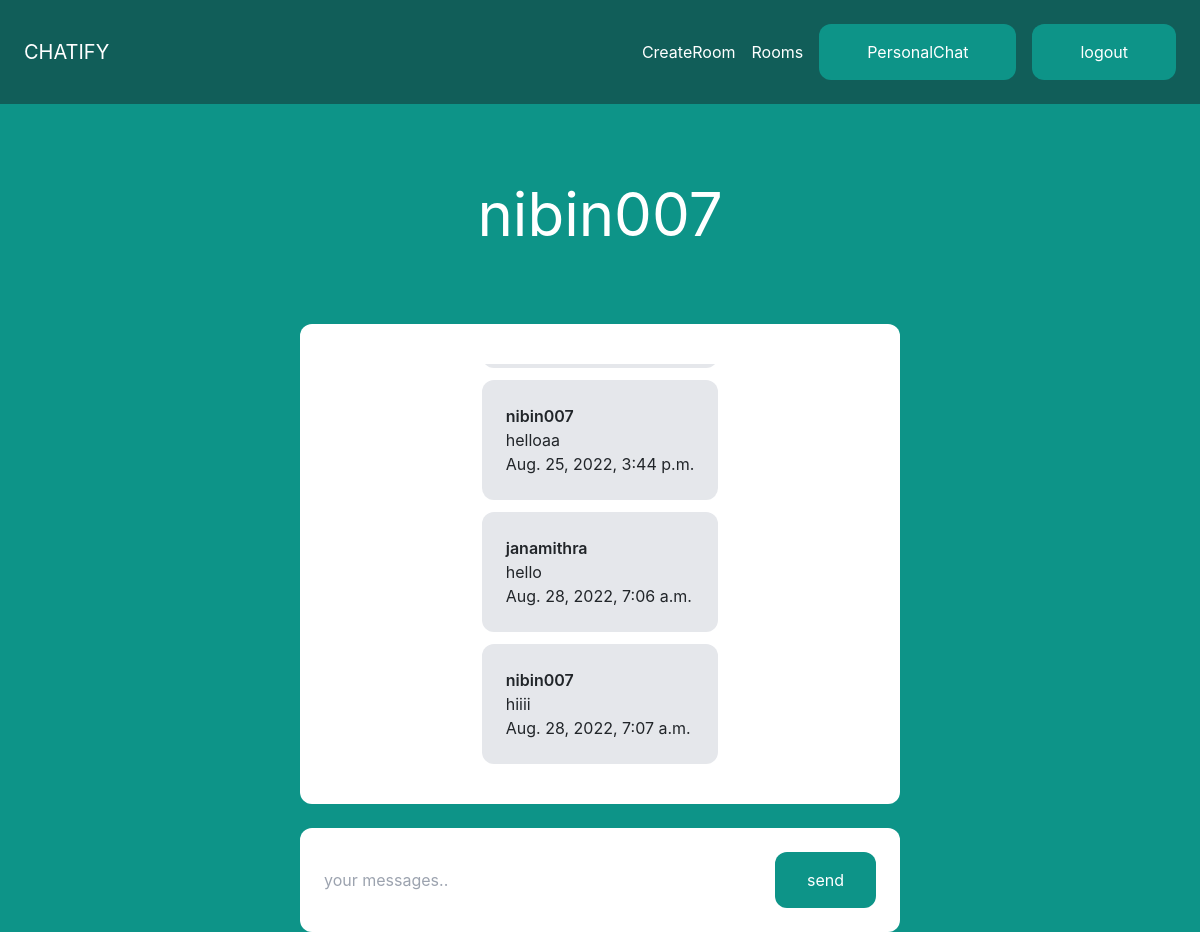
The page /personal/nibin007/ (signed in) on the database its author committed.
### core/models.py (models this page shows, shortened)
class chatmodel(models.Model):
    sender=models.CharField(max_length=100,default=None)
    message=models.TextField(null=True,blank=True)
    thread_name=models.CharField(null=True,blank=True,max_length=50)
    timestamp=models.DateTimeField(auto_now_add=True)

### core/views.py (the view)
# urls.py: path('personal/<str:username>/',views.personalroominside,name='personalroom'),
def personalroominside(request,username):
    print('heelllo')
    user_obj=User.objects.get(username=username)
    if request.user.id > user_obj.id:
        thread_name=f'chat_{request.user.id}-{user_obj.id}'
    else:
        thread_name=f'chat_{user_obj.id}-{request.user.id}'
    messageobj=chatmodel.objects.filter(thread_name=thread_name)
    return render(request,'core/chat.html',{'other':user_obj,'messages':messageobj})

### core/templates/core/chat.html (shortened to what this page needs)
{% extends 'core/base.html' %}
{% block content %}<div class="p-10 lg:p-20 text-center">
    <h1 class="text-3xl lg:text-6xl text-white">{{other}}</h1>
 </div>
 <div class="lg:w-2/4 mx-10 lg:mx-auto  p-10 bg-white rounded-xl place-items-center ">
    <div class="chat-messages space-y-3 " id="chat-messages">
      {% for message in messages %}
     <div class="p-4 bg-gray-200 rounded-xl">
      <p class="font-semibold ">{{message.sender}}</p>
      <p>{{message.message}}</p>
      <p>{{message.timestamp}}</p>
     </div>
      {% endfor %}
      </div>
      </div>
 <div class="lg:w-2/4 mt-6 mx-10 lg:mx-auto p-4 bg-white rounded-xl">
   <form class="flex" action="">
      <input type="text" style="outline: none;" name="content" class="flex-1 mr-3 " placeholder="your messages.." id="chat-message-input">
      <button class="px-8 py-3 rounded-xl text-white bg-teal-600 hover:bg-teal-700" id="chat-message-submit">
         send
      </button>
   </form>
 </div>
 {% endblock  %}

### core/templates/core/base.html (style rules this page uses)
.chat-messages { height: 400px; overflow-y: auto; }

### rows shown on the page
chatmodel: sender "nibin007", message "helloaa", timestamp "Aug. 25, 2022, 3:44 p.m."
chatmodel: sender "janamithra", message "hello", timestamp "Aug. 28, 2022, 7:06 a.m."
chatmodel: sender "nibin007", message "hiiii", timestamp "Aug. 28, 2022, 7:07 a.m."

### other values the page prints
{{ other }} "nibin007"
